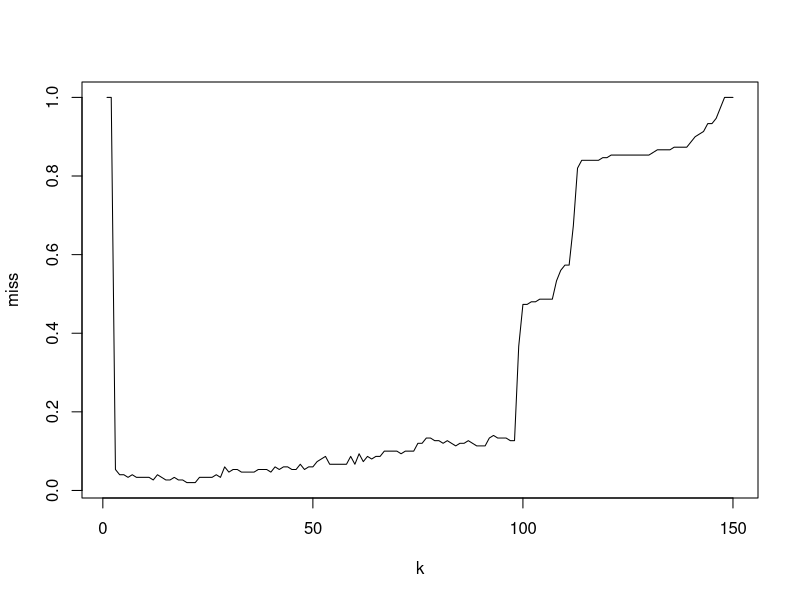

Source code (R): (Note: a time limit stopped this script after it produced the figure.)

euclid <- function(x, y){
  sqrt(sum((x - y)^2))
}

distanses <- function(x, y, param = NA, metric = euclid) {
  l <- dim(y)[1]
  
  if(is.na(param)) {
    param <- c(1:4)
  }
  
  dist <- matrix(NA, l, 2)
  
  for(i in 1:l) {
    a <- c(i, metric(x[param], y[i, param]))
    dist[i, ] <- a
  }
  
  ordY <- y[order(dist[, 2]), ]
  return (ordY)
}

kwNN <- function(x, q = 0.7) {
  cnt <- c(0, 0, 0)
  names(cnt) <- names(table(x$Species))
  l <- dim(x)[1]
  
  for (i in 1:l) {
    cnt[x$Species[i]] <- cnt[x$Species[i]] + 1 * (q ^ (i - 1))
  }
  
  return(names(which.max(cnt)))
}

simpl_kNN <- function(x) {
  tmp <- table(x$Species)
  return(names(which.max(tmp)))
}

kNN <- function(x, y, k = NA, q = NA, mode = simpl_kNN, rall = FALSE) {
  #возвращает класс
  
  orderY <- distanses(x, y)
  
  if(rall) {
    return(orderY)
  }
  
  res <- 0
  if(is.na(q) && !is.na(k) ) {
    
  res <- simpl_kNN(orderY[1:k, ])
  
  } else if(!is.na(q) && is.na(k)) {
    res <- kwNN(orderY, q)
  
  } else if(!is.na(q) && !is.na(k)) {
    
    res <- kwNN(orderY[1:k, ], q)
  }
  
  return(res)
}

for_plot <- function(x, d){1 - x/d}

LOO <- function(y, classifier = kNN, bounds = 1:150) {
  results <- integer(bounds[which.max(bounds)])
  l = dim(y)[1]
  for (z in 1:l) {
    d = y[z, ]
    cat(z)
    tmp <- classifier(d, iris, l, mode = simpl_kNN, rall = TRUE)
    for (i in 3:l) {
      tclass <- simpl_kNN(tmp[1:i,][-1, ])
      results[i] <- results[i] + 1 * (d$Species == tclass)
    }
  }
  print(results)
  plot(for_plot(results, 150), type = 'l', xlab = "k", ylab = "miss")
  
  return(which.max(results))
}


best_k <- LOO(iris)


LOOq <- function(y, bestk, classifier = kNN, bounds = 1:150) {
  results <- integer(100)
  l = dim(y)[1]
  
  for (z in bounds) {
    d = y[z, ]
    tmp <- classifier(d, iris, k = bestk, mode = kNN, rall = TRUE)
    
    for (i in 1:100) {
      tclass <- kwNN(tmp[1:bestk,][-1, ], i / 100)
      results[i] <- results[i] + 1 * (d$Species == tclass)
    } 
  }
  print(results)
  plot(for_plot(results, 150), type = 'l', xlab = "q", ylab = "miss")
  #print(which.max(results))
  
  
  return(which.max(results) / 100)
  #return(NA)
}

best_q <- LOOq(iris, best_k)

make_map <- function(colors, classifier = kNN, k = NA, q = NA) {
  #
  plot(1, type="n", xlab="", ylab="", xlim=c(0, 7), ylim=c(0, 2.5))
  points(iris[, 3:4], pch = 22, bg = colors[iris$Species], col 
       = colors[iris$Species], asp = 1)
  
  i = 0
  j = 0
  while (i <= 7) {
    while(j < 2.6) {
     p <- iris[1, ]
     p[3] = i
     p[4] = j
     if(is.na(q)) {
       p$Species <- classifier(p, iris, k)
     } else {
       p$Species <- classifier(p, iris, k, q)
     }
     points(p[3], p[4], pch = 22, col = colors[p$Species], asp = 1)
     j <- j + 1/10
    }
    i <- i + 1/10
    j <- 0
  }
}

colors <- c("setosa" = "red", "versicolor" = "green3", 
            "virginica" = "blue") 
make_map(colors, k = 5)
make_map(colors, k = best_k)
make_map(colors, q = best_q)
make_map(colors, k = 5, q = 0.7)
make_map(colors, k = 7, q = best_q)



x <- iris[sample(1:150, 10), ]
x$Species <- NA


plot(iris[, 3:4], pch = 21, bg = colors[iris$Species], col 
     = colors[iris$Species], asp = 1)

ans <- vector()
for(i in 1:dim(x)[1]) {
  ans <- c(ans, kNN(x[i,], iris, 5))
}

str(ans)

x$Species <- ans
x
points(x[,3], x[,4], pch = 22, bg = colors[x$Species],
       col = colors[x$Species])


make_map(colors, k = best_k)
